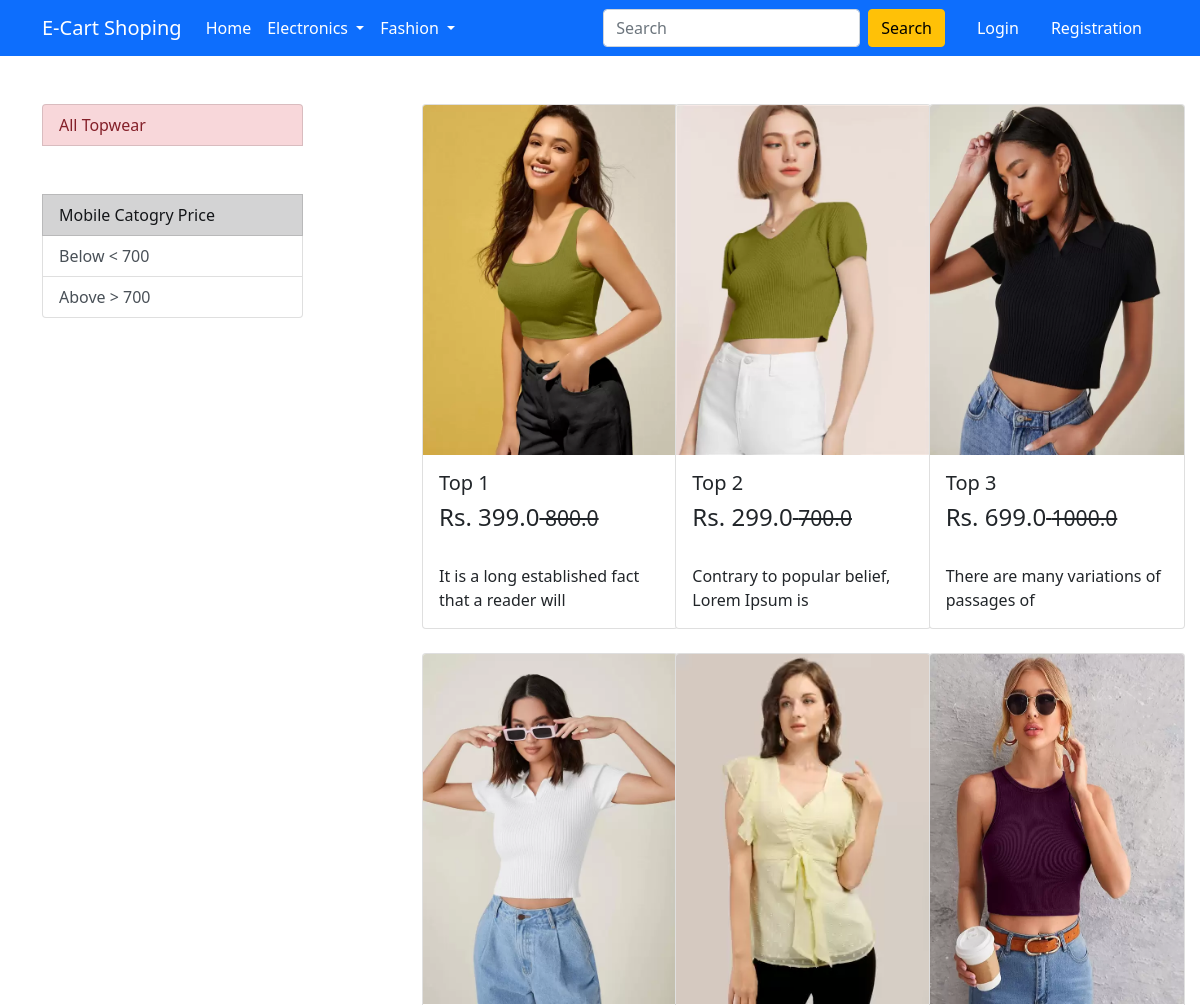
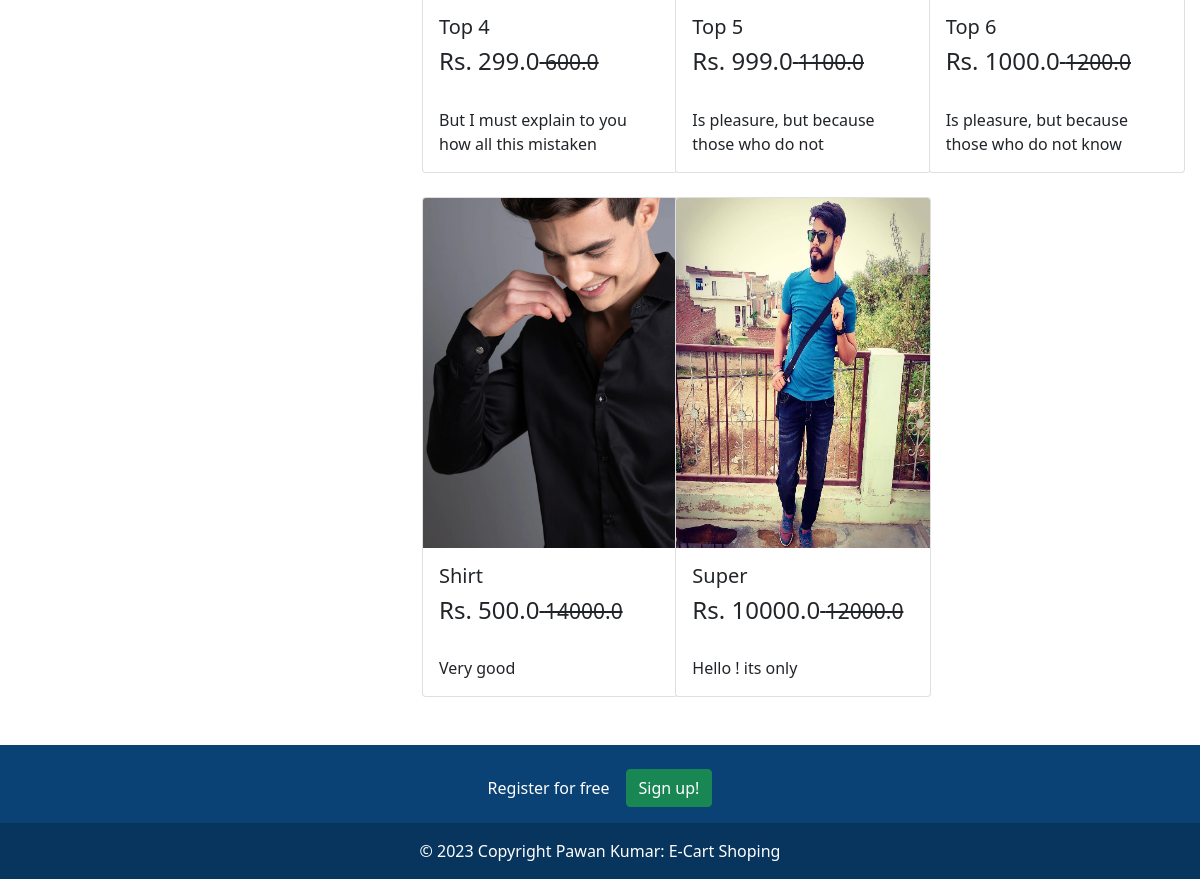
Screenshot of /topwear/ with the database file from the repository (2 pictures, top to bottom).
### app/models.py (models this page shows, shortened)
class Product(models.Model):
    title = models.CharField(max_length=100)
    selling_price = models.FloatField()
    discounted_price = models.FloatField()
    description = models.TextField()
    brand = models.CharField(max_length=100)
    category = models.CharField(choices=CATEGORY_CHOICES, max_length=2)
    product_image = models.ImageField(upload_to='productimg')

### app/views.py (the view)
# urls.py: path('topwear/', views.topwear, name='topwear'),
def topwear(request, data=None):
 if data == None:
  topwear = Product.objects.filter(category ='TW')
 elif data == 'below':
  topwear = Product.objects.filter(category ='TW').filter(discounted_price__lt= 700)
 elif data == 'above':
  topwear = Product.objects.filter(category ='TW').filter(discounted_price__gt= 700)
 return render(request, 'app/topwear.html', {'topwear':topwear})

### app/templates/app/topwear.html (shortened to what this page needs)
{% extends 'app/base.html' %}
{% load static %}
{% block main-content %}
<div class="container my-5">
 <div class="row">
  <div class="col-sm-3">
    <div class="list-group">
        <a href="{% url 'topwear' %}" class="list-group-item list-group-item-danger list-group-item-action" aria-current="true">
          All Topwear
        </a>
        <br>
        <br>
        <li class="list-group-item list-group-item-dark">Mobile Catogry Price</li>
        <a href="{% url 'topweardata' 'below' %}" class="list-group-item list-group-item-action">Below < 700</a>
        <a href="{% url 'topweardata' 'above' %}" class="list-group-item list-group-item-action">Above > 700</a>
      </div>
  </div>
  <div class="col-sm-8 offset-sm-1">
    <div class="row row-cols-1 row-cols-md-3 g-4">
        {% for tp in topwear %}
        <div class="col">
          <div class="card" style="width: 16rem;">
            <a href="{% url 'product-detail' tp.id %}"><img src="{{tp.product_image.url}}" class="card-img-top" height="350px" alt="..."></a>
            <div class="card-body">
              <h5 class="card-title">{{tp.title | capfirst}}</h5>
              <h4> Rs. {{tp.discounted_price}}<small class="fw-light text-decoration-line-through"> {{tp.selling_price}}</small></h4> <br>
              <p class="card-text">{{tp.description | capfirst}}</p>
            </div>
          </div>
        </div>
        {% endfor %}
      </div>
  </div>
 </div>
</div>
{% endblock main-content %}

### rows the page displays
Product: product_image (picture), title "Top 1", discounted_price "399.0", selling_price "800.0", description "It is a long established fact that a reader will"
Product: product_image (picture), title "Top 2", discounted_price "299.0", selling_price "700.0", description "Contrary to popular belief, Lorem Ipsum is"
Product: product_image (picture), title "Top 3", discounted_price "699.0", selling_price "1000.0", description "There are many variations of passages of"
Product: product_image (picture), title "Top 4", discounted_price "299.0", selling_price "600.0", description "But I must explain to you how all this mistaken"
Product: product_image (picture), title "Top 5", discounted_price "999.0", selling_price "1100.0", description "Is pleasure, but because those who do not"
Product: product_image (picture), title "Top 6", discounted_price "1000.0", selling_price "1200.0", description "Is pleasure, but because those who do not know"
Product: product_image (picture), title "Shirt", discounted_price "500.0", selling_price "14000.0", description "Very good"
Product: product_image (picture), title "Super", discounted_price "10000.0", selling_price "12000.0", description "Hello ! its only"
